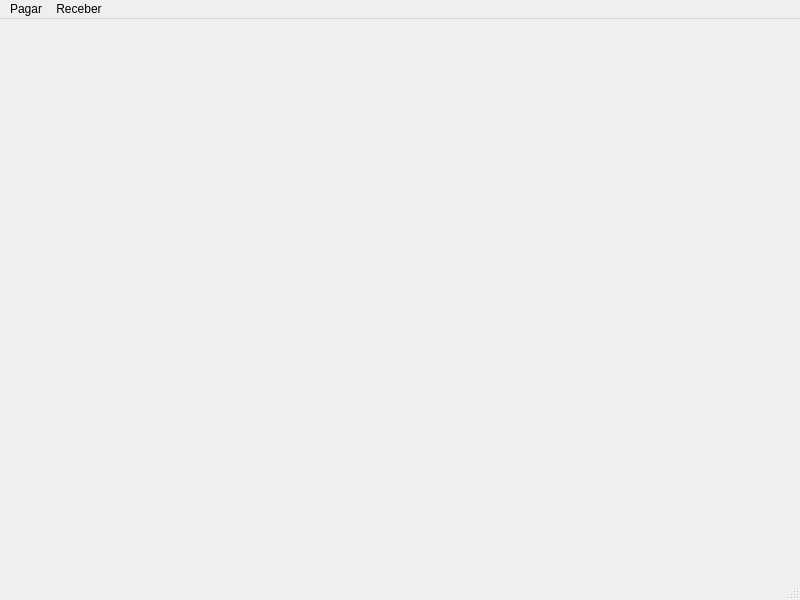
<?xml version="1.0" encoding="UTF-8"?>
<ui version="4.0">
 <class>principal</class>
 <widget class="QMainWindow" name="principal">
  <property name="geometry">
   <rect>
    <x>0</x>
    <y>0</y>
    <width>800</width>
    <height>600</height>
   </rect>
  </property>
  <property name="windowTitle">
   <string>MainWindow</string>
  </property>
  <widget class="QWidget" name="centralwidget"/>
  <widget class="QMenuBar" name="menubar">
   <property name="geometry">
    <rect>
     <x>0</x>
     <y>0</y>
     <width>800</width>
     <height>22</height>
    </rect>
   </property>
   <widget class="QMenu" name="menuPagar">
    <property name="title">
     <string>Pagar</string>
    </property>
   </widget>
   <widget class="QMenu" name="menuReceber">
    <property name="title">
     <string>Receber</string>
    </property>
   </widget>
   <addaction name="menuPagar"/>
   <addaction name="menuReceber"/>
  </widget>
  <widget class="QStatusBar" name="statusbar"/>
 </widget>
 <resources/>
 <connections/>
</ui>
